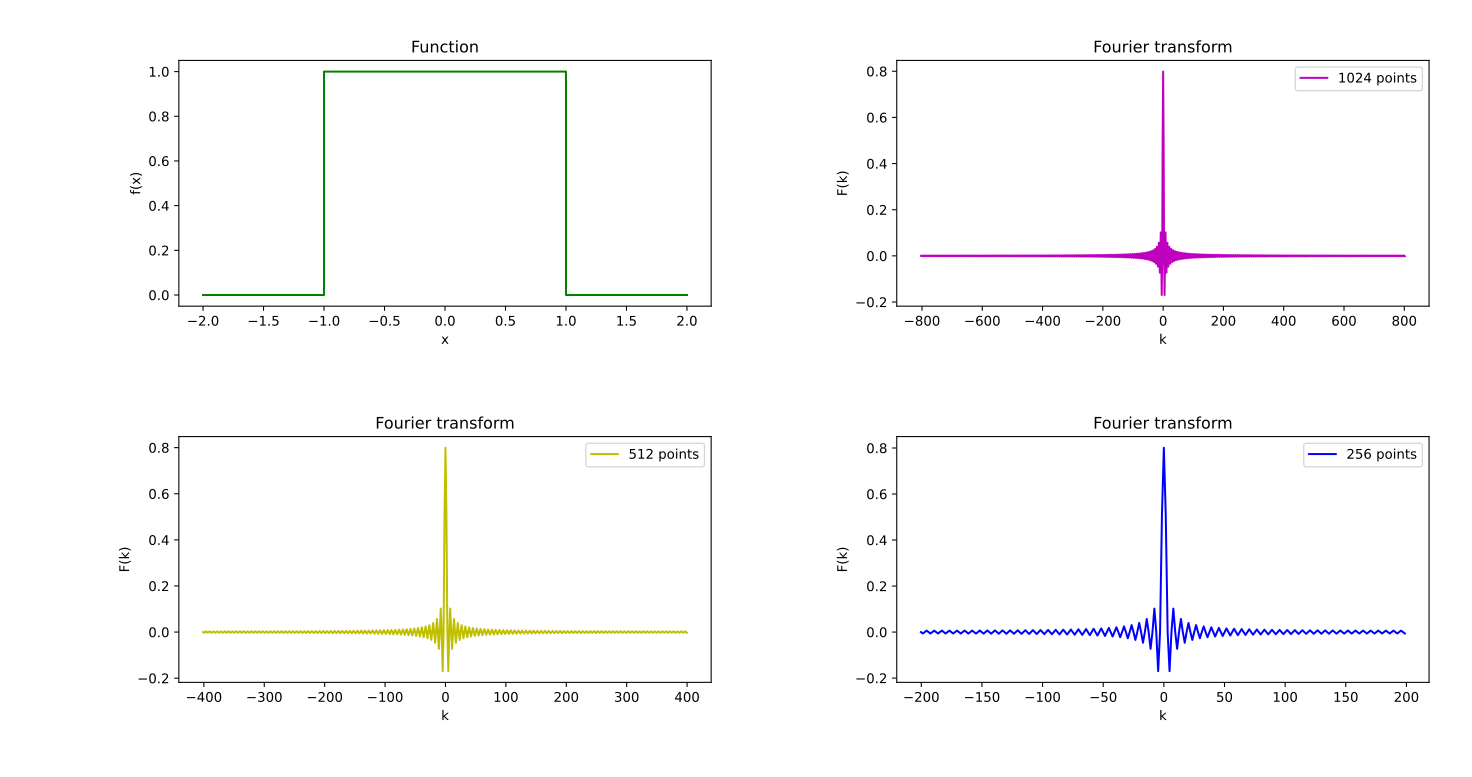

Write the Python code that produced this figure.
# Problem 10 
# Fourier transform of box function for 3 sampling rate

import numpy as np
import matplotlib.pyplot as pt

# defining box function f(x)
def f(x):
 if abs(x)<1.0:
  return(1.0)
 else:
  return(0.0)

#plotting box function
pt.subplot(2,2,1)
pt.plot([-2,-1,-1,1,1,2],[0,0,1,1,0,0],'g-')
pt.xlabel("x");pt.ylabel("f(x)")
pt.title("Function")

# Preparing samples
x1=np.linspace(-2,2,256)
x2=np.linspace(-2,2,512)
x3=np.linspace(-2,2,1024)
d1=4.0/255; d2=4.0/511; d3=4.0/1023
y1=[]; y2=[]; y3=[]
for x in x1:
 y1+=[f(x)]
for x in x2:
 y2+=[f(x)]
for x in x3:
 y3+=[f(x)]

# Performing FFT followed by FT
w1=np.fft.fft(y1,norm="ortho")
w2=np.fft.fft(y2,norm="ortho")
w3=np.fft.fft(y3,norm="ortho")
k1=np.fft.fftfreq(256,d1)*np.pi*2.0
k2=np.fft.fftfreq(512,d2)*np.pi*2.0
k3=np.fft.fftfreq(1024,d3)*np.pi*2.0
w1=d1*np.sqrt(256/2/np.pi)*np.exp(1j*k1*2.0)*w1
w2=d2*np.sqrt(512/2/np.pi)*np.exp(1j*k2*2.0)*w2
w3=d3*np.sqrt(1024/2/np.pi)*np.exp(1j*k3*2.0)*w3

# plotting FT
pt.subplot(2,2,2)
pt.plot(np.hstack((k3[512:],k3[:512])),np.real(np.hstack((w3[512:],w3[:512]))),'m-',label="1024 points")
pt.xlabel("k");pt.ylabel("F(k)");pt.title("Fourier transform");pt.legend();pt.title("Fourier transform")
pt.subplot(2,2,3)
pt.plot(np.hstack((k2[256:],k2[:256])),np.real(np.hstack((w2[256:],w2[:256]))),'y-',label="512 points")
pt.xlabel("k");pt.ylabel("F(k)");pt.title("Fourier transform");pt.legend();pt.title("Fourier transform")
pt.subplot(2,2,4)
pt.plot(np.hstack((k1[128:],k1[:128])),np.real(np.hstack((w1[128:],w1[:128]))),'b-',label="256 points")
pt.xlabel("k");pt.ylabel("F(k)");pt.title("Fourier transform");pt.legend();pt.title("Fourier transform")
pt.tight_layout()
pt.show()
